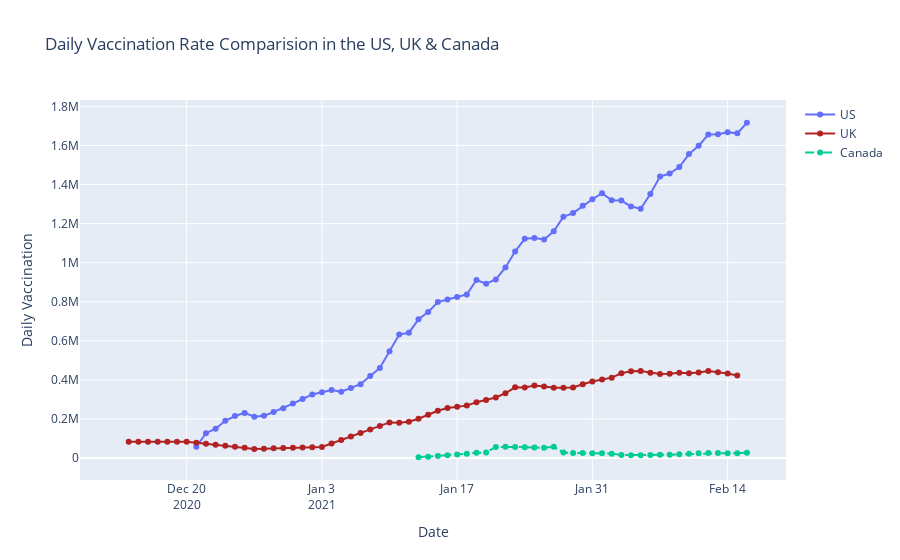

The notebook cell saved with this chart:
### Code cell
#Daily Vaccination Rate Comparision
fig=go.Figure()
df1=df[df['country']=='United States']
df2=df[df['country']=='United Kingdom']
df3=df[df['country']=='Canada']
fig.add_trace(go.Scatter(x=df1.date,y=df1.daily_vaccinations,mode='lines+markers',name='US'))
fig.add_trace(go.Scatter(x=df2.date,y=df2.daily_vaccinations,mode='lines+markers',line=dict(color='firebrick',width=2),name='UK'))
fig.add_trace(go.Scatter(x=df3.date,y=df3.daily_vaccinations,mode='lines+markers',line=dict(dash='dashdot'),name='Canada'))

fig.update_layout(title = 'Daily Vaccination Rate Comparision in the US, UK & Canada',xaxis_title='Date',yaxis_title='Daily Vaccination' )
